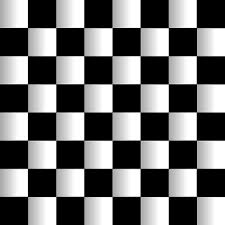
#> input picture chessboard.png, 225 x 225 px
$ python 'Affine Transformation of an Image.py'
#> lines starting #> are read from the running program, lines starting #| are printed output that depends on the picture
import numpy as np
import cv2 as cv
from matplotlib import pyplot as plt


img = cv.imread('chessboard.png')
#> img is the input picture: shape (225, 225, 3); min 0, max 255, mean 113.1

rows = img.shape[0]
#> rows = 225
cols = img.shape[1]
#> cols = 225

##Points from first Image
pts1 = np.float32([[100,100],[100,200],[200,100]])
pts2 = np.float32([[150,50],[50,150],[200,200]])

M=cv.getAffineTransform(pts1,pts2)
print(M)

#Apply Affine Transformation to above matrix
dst = cv.warpAffine(img,M,(cols,rows))
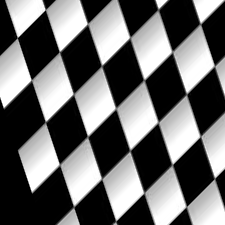
#> dst: shape (225, 225, 3); min 0, max 255, mean 107.8

##3 points joined by lines on Source Image
cv.line(img,(pts1[0,0],pts1[0,1]),(pts1[1,0],pts1[1,1]),(255,0,0),2)
cv.line(img,(pts1[1,0],pts1[1,1]),(pts1[2,0],pts1[2,1]),(0,255,0),2)
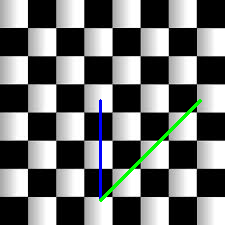
#> img: shape (225, 225, 3); mean B, G, R 112.6, 113.7, 111.1

##Transformed points on Destination Image
cv.line(dst,(pts2[0,0],pts2[0,1]),(pts2[1,0],pts2[1,1]),(255,0,0),2)
cv.line(dst,(pts2[1,0],pts2[1,1]),(pts2[2,0],pts2[2,1]),(0,255,0),2)
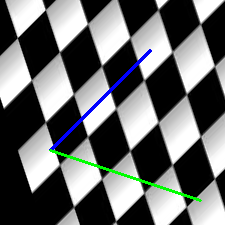
#> dst: shape (225, 225, 3); mean B, G, R 107.9, 107.7, 105.4

plt.subplot(1,2,1)
plt.imshow(img)
plt.title('Input')

plt.show()

$ run again, with gradient.png copied over chessboard.png
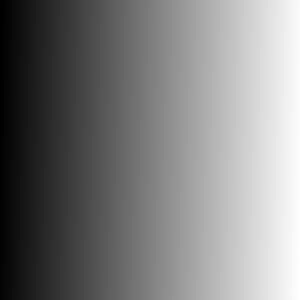
#> input picture gradient.png, 300 x 300 px
#> img is the input picture: shape (300, 300, 3); mean B, G, R 126.5, 126.5, 126.5
#> `cv.line(img,(pts1[1,0],pts1[1,1]),(pts1[2,0],pts1[2,1]),(0,255,0),2)`:
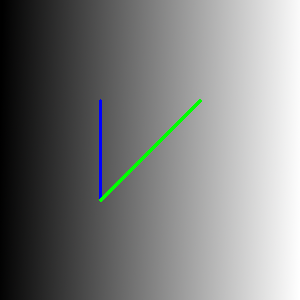
#> img: shape (300, 300, 3); mean B, G, R 126.4, 127, 125.6
#> `cv.line(dst,(pts2[1,0],pts2[1,1]),(pts2[2,0],pts2[2,1]),(0,255,0),2)`:
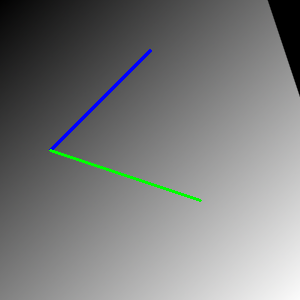
#> dst: shape (300, 300, 3); mean B, G, R 124.3, 124.1, 122.9

$ run again, with pic1.png copied over chessboard.png
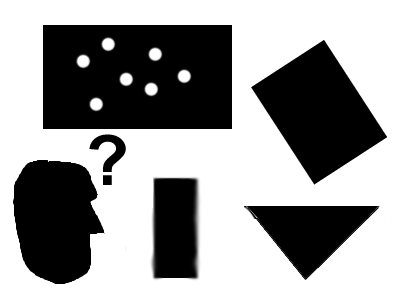
#> input picture pic1.png, 400 x 300 px
#> img is the input picture: shape (300, 400, 3); mean B, G, R 154.1, 154.1, 154.1
#> `cv.line(img,(pts1[1,0],pts1[1,1]),(pts1[2,0],pts1[2,1]),(0,255,0),2)`:
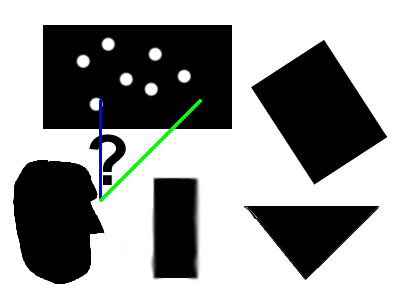
#> img: shape (300, 400, 3); mean B, G, R 153.6, 154, 152.9
#> `cv.line(dst,(pts2[1,0],pts2[1,1]),(pts2[2,0],pts2[2,1]),(0,255,0),2)`:
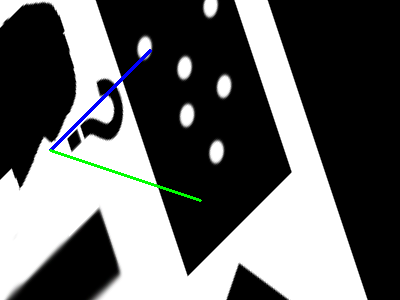
#> dst: shape (300, 400, 3); mean B, G, R 101.4, 101.4, 100.4
